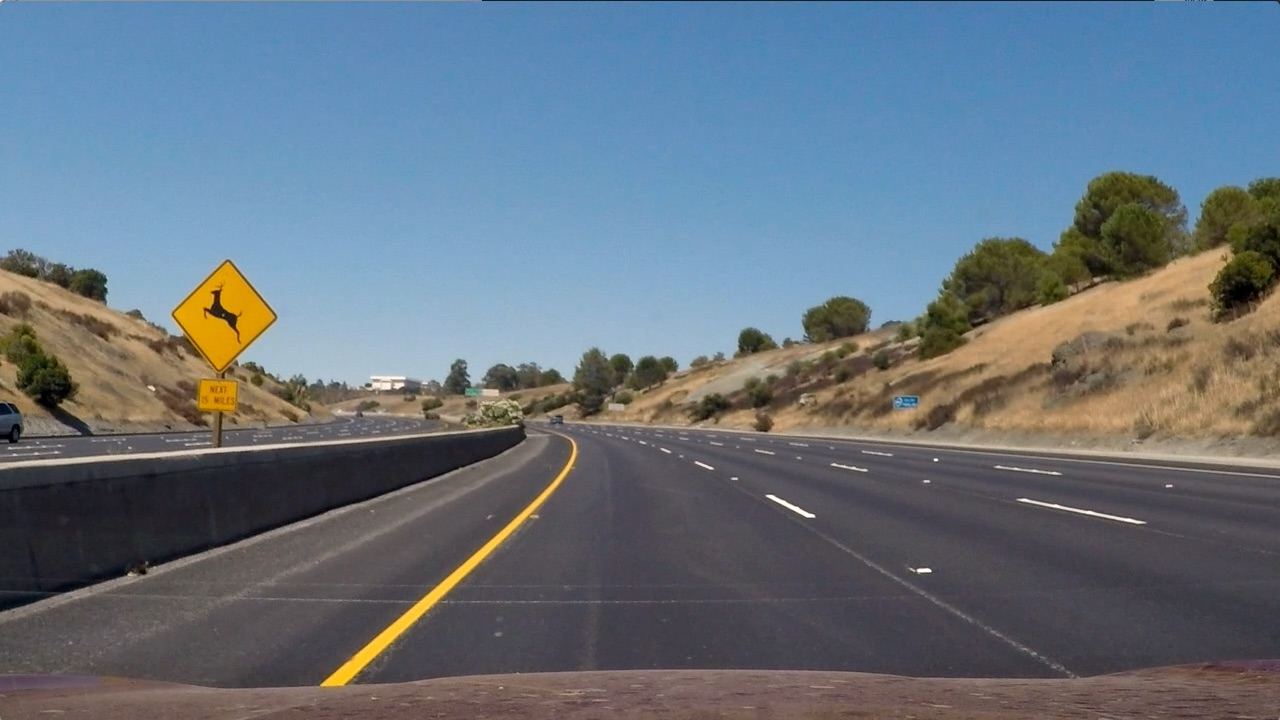
#> input picture Zadatak/test_images/test2.jpg, 1280 x 720 px
$ python step2_preprocessing.py
#> lines starting #> are read from the running program, lines starting #| are printed output that depends on the picture; after the words box and inside, x2 and y2 are one past the last pixel; in counts of white or black regions, pixels touching at a corner belong together
#> in process_image, img is the input picture: shape (720, 1280, 3); mean B, G, R 125.5, 114.6, 102.8
### Zadatak/common.py
import os
import cv2
import numpy as np
import pickle

OUT = 'output_images'
os.makedirs(OUT, exist_ok=True)

REF_W = 1280
REF_H = 720
LANE_WIDTH_M = 3.7
LANE_WIDTH_PX = 569

_CALIBRATION = None


def undistort(img):
    global _CALIBRATION
    if img.shape[1] != REF_W or img.shape[0] != REF_H:
        return img
    if _CALIBRATION is None:
        with open('calibration.p', 'rb') as f:
#> (reads Zadatak/calibration.p from the repository)
            _CALIBRATION = pickle.load(f)
    mtx = _CALIBRATION['mtx']
    dist = _CALIBRATION['dist']
    return cv2.undistort(img, mtx, dist, None, mtx)


def get_src_dst(w, h, camera='A'):
    src = np.float32([
        [w * 0.40, h * 0.63],
        [w * 0.60, h * 0.63],
        [w * 0.90, h * 0.93],
        [w * 0.10, h * 0.93]
    ])
    offset = int(250 * w / REF_W)
    dst = np.float32([
        [offset, 0],
        [w - offset, 0],
        [w - offset, h],
        [offset, h]
    ])
    return src, dst


# [77 lines left out: functions find_lane_pixels, robust_fit, not called in this run]

### Zadatak/step2_preprocessing.py
import sys
import cv2
import numpy as np
from common import OUT, get_src_dst, undistort


def binarize(img, camera='A', roi=True):
#> called with camera = 'A', roi = True
    hls = cv2.cvtColor(img, cv2.COLOR_BGR2HLS)
#> hls: shape (720, 1280, 3); mean of channels 0, 1, 2 87.8, 114.9, 64.1
    h_channel = hls[:, :, 0]
    l_channel = hls[:, :, 1]
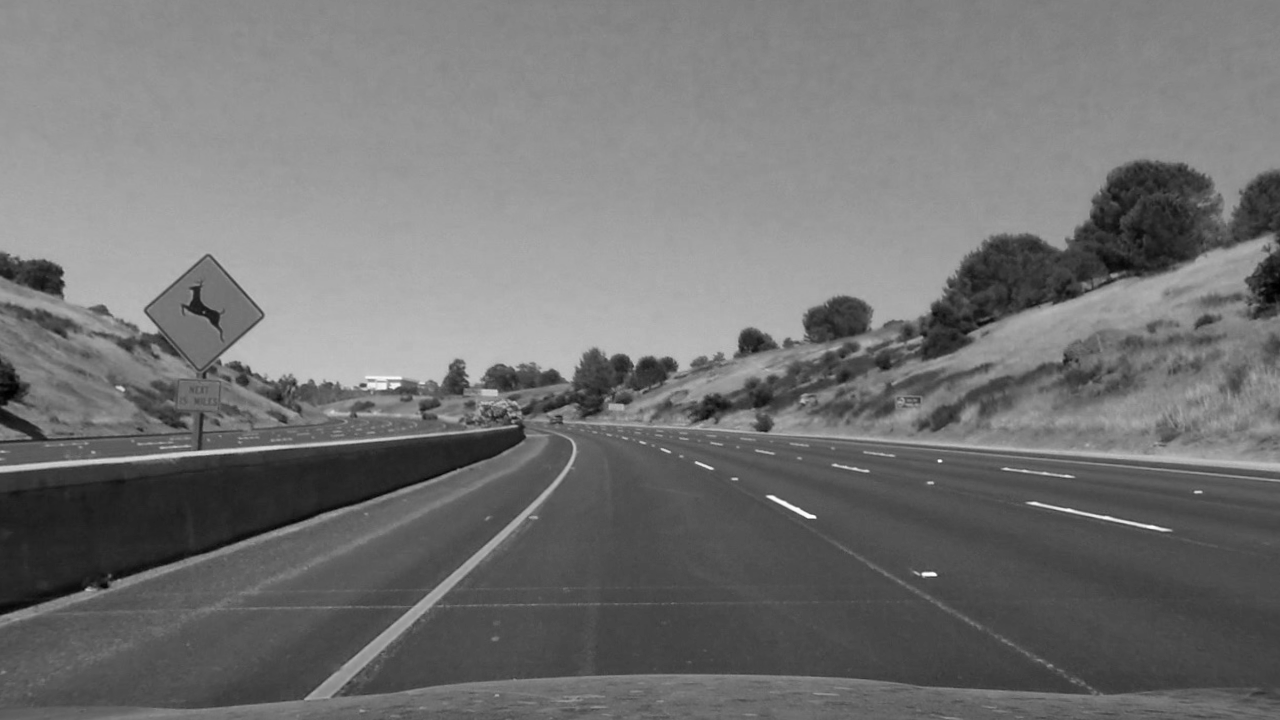
#> l_channel: shape (720, 1280); min 0, max 254, mean 114.9
    s_channel = hls[:, :, 2]
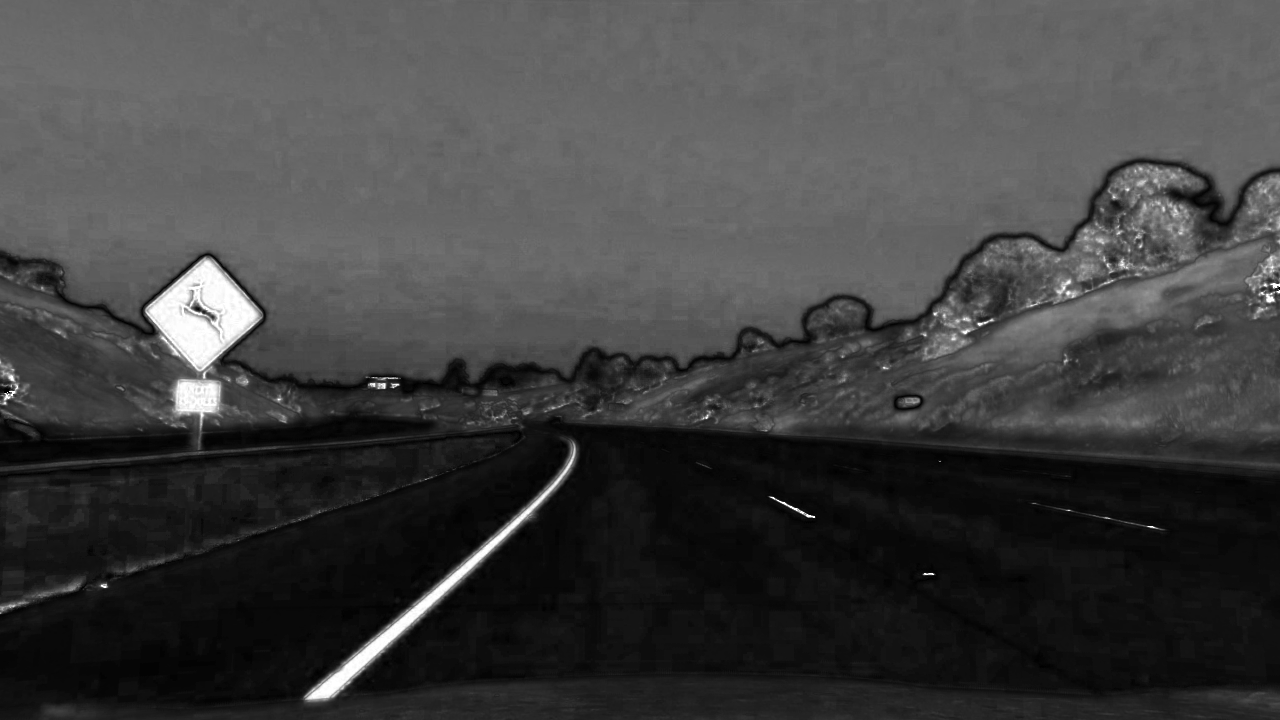
#> s_channel: shape (720, 1280); min 0, max 255, mean 64.1

    white = l_channel >= 190
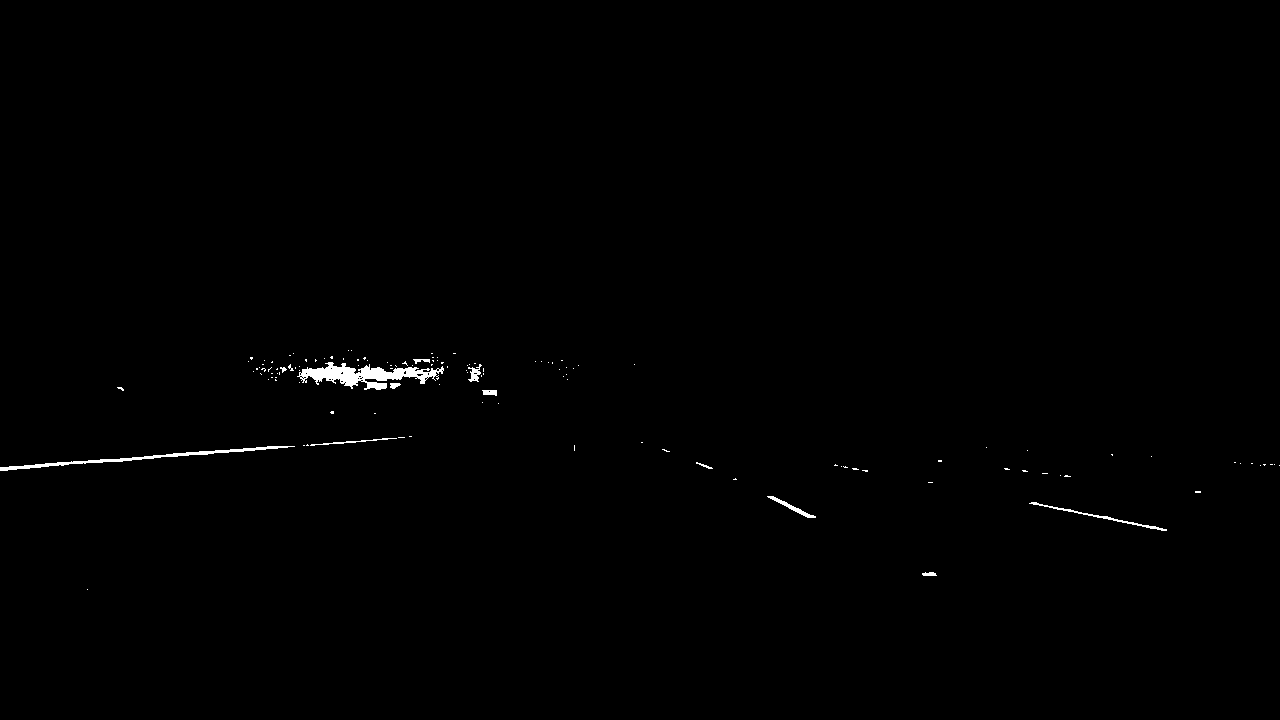
#> white: shape (720, 1280) bool; 0.45% white; 125 white regions (113 under 20 px), largest, box (x1, y1, x2, y2) and area: (297, 362, 444, 390) 1802, (0, 446, 295, 471) 906, (1029, 502, 1167, 531) 310
    yellow = (h_channel >= 15) & (h_channel <= 35) & (s_channel >= 80) & (l_channel >= 60)
#> yellow: shape (720, 1280) bool; 4.6% white; 508 white regions (416 under 20 px), largest, box (x1, y1, x2, y2) and area: (929, 210, 1280, 369) 13226, (145, 256, 263, 425) 9744, (303, 441, 577, 703) 5377

    combined_binary = np.zeros(l_channel.shape, dtype=np.uint8)
    combined_binary[white | yellow] = 255

    if not roi:
        return combined_binary

    h, w = img.shape[:2]
#> h = 720; w = 1280
    src, _ = get_src_dst(w, h, camera)
    mask = np.zeros_like(combined_binary)
    cv2.fillPoly(mask, [src.astype(np.int32)], 255)
#> mask: shape (720, 1280); 15.1% white; 1 white region, box (x1, y1, x2, y2) and area: (128, 453, 1153, 670) 139265
    return cv2.bitwise_and(combined_binary, mask)


def process_image(image_path):
    img = cv2.imread(image_path)
    if img is None:
        print(f"Error: Could not load image from {image_path}")
        return None

    img = undistort(img)
    masked_binary = binarize(img)
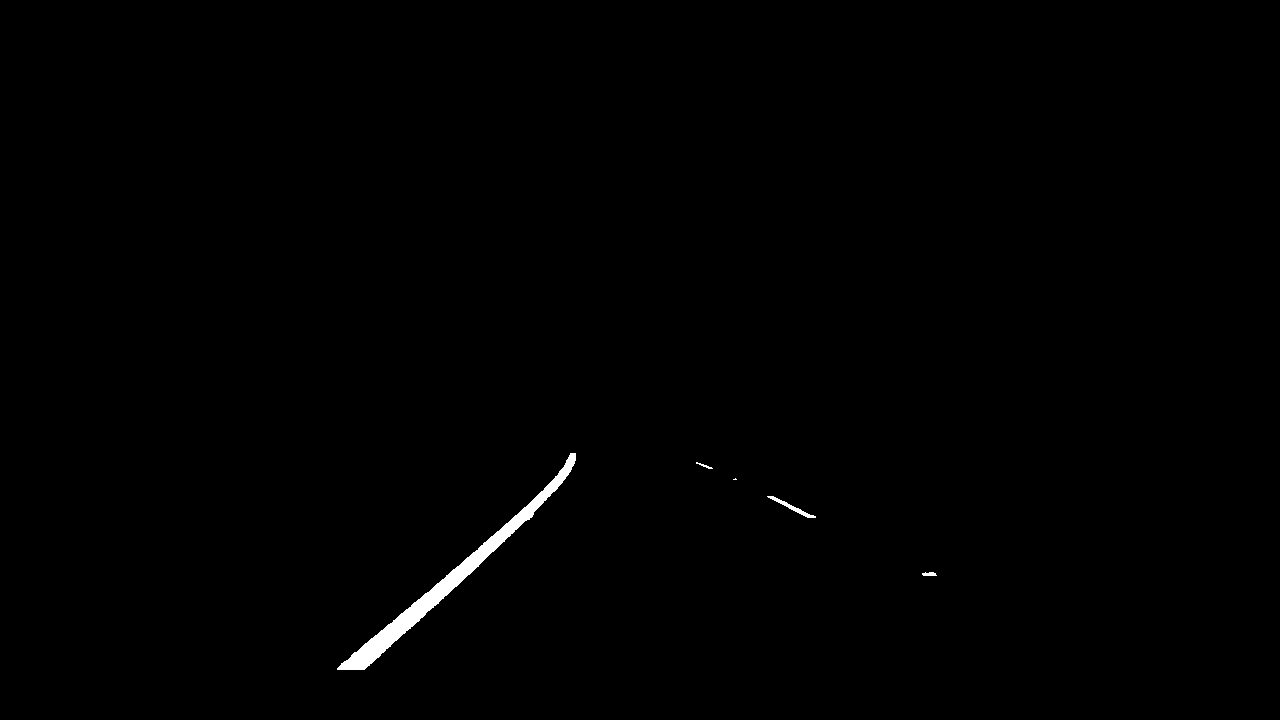
#> masked_binary: shape (720, 1280); 0.5% white; 5 white regions (1 under 20 px), largest, box (x1, y1, x2, y2) and area: (337, 453, 576, 670) 4335, (767, 496, 816, 518) 193, (922, 572, 937, 576) 48, (696, 462, 713, 469) 35

    output_path = f'{OUT}/output_binary.jpg'
    cv2.imwrite(output_path, masked_binary)
    print(f"Preprocessing completed on {image_path}. Saved to '{output_path}'.")
    return masked_binary


if __name__ == "__main__":
    process_image(sys.argv[1] if len(sys.argv) > 1 else 'test_images/test2.jpg')
